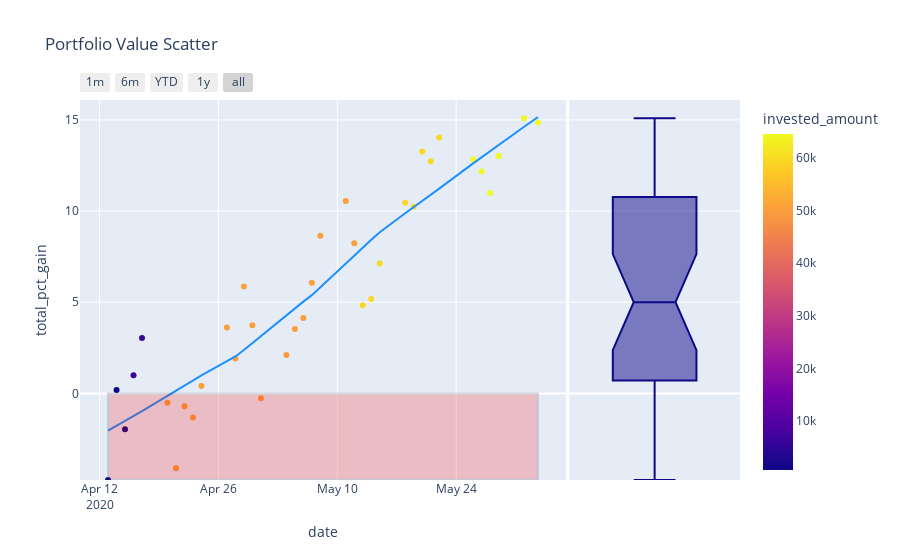

The notebook cell saved with this chart:
### Code cell
min_value = portfolio_aggregated_stats['total_pct_gain'].min()
max_value = portfolio_aggregated_stats['total_pct_gain'].max()

fig = px.scatter(portfolio_aggregated_stats, 
                 x="date", y="total_pct_gain", 
                 trendline="lowess",
                 hover_data=['invested_amount', 'market_value', 'unrealized_gain', 
                             'unrealized_pct_gain', 'realized_gain', 'realized_pct_gain', 
                             'total_gain', 'total_pct_gain'],
                 marginal_y='box',
                 color='invested_amount',
                 range_y=[min_value, max_value+1],
                 trendline_color_override='dodgerblue',
                 title='Portfolio Value Scatter')
fig.update_xaxes(
    rangeselector=dict(
        buttons=list([
            dict(count=1, label="1m", step="month", stepmode="backward"),
            dict(count=6, label="6m", step="month", stepmode="backward"),
            dict(count=1, label="YTD", step="year", stepmode="todate"),
            dict(count=1, label="1y", step="year", stepmode="backward"),
            dict(step="all")
        ])
    )
)
fig.add_shape(
        # Rectangle reference to the axes
            type="rect",
            xref="x",
            yref="y",
            x0=first_date,
            y0=min_value,
            x1=last_date,
            y1=0,
            opacity=0.2,
            fillcolor="Red",
        )
fig.write_image("images/portfolio_value_scatter.pdf")
fig.show()

### Figure 1 — Plotly figure (JSON) as saved in the notebook; plotly's stock layout.template omitted (floating-point values rounded to 4 significant figures; data arrays with more than 128 entries replaced by an {"elided": "..."} marker saying what was removed)
{"data": [{"customdata": {"elided": "36x8 float values"}, "hovertemplate": "date=%{x}<br>total_pct_gain=%{customdata[7]}<br>invested_amount=%{marker.color}<br>market_value=%{customdata[1]}<br>unrealized_gain=%{customdata[2]}<br>unrealized_pct_gain=%{customdata[3]}<br>realized_gain=%{customdata[4]}<br>realized_pct_gain=%{customdata[5]}<br>total_gain=%{customdata[6]}<extra></extra>", "legendgroup": "", "marker": {"color": [679.6, 679.6, 679.6, 6219.0, 6219.0, 50280.0, 50280.0, 50280.0, 50280.0, 50280.0, 50280.0, 50280.0, 50280.0, 50280.0, 50280.0, 50280.0, 50280.0, 50280.0, 50280.0, 50280.0, 50280.0, 50280.0, 59560.0, 59560.0, 59560.0, 59560.0, 59560.0, 59560.0, 59560.0, 59560.0, 64510.0, 64510.0, 64510.0, 64510.0, 64510.0, 64510.0], "coloraxis": "coloraxis", "symbol": "circle"}, "mode": "markers", "name": "", "showlegend": false, "type": "scatter", "x": ["2020-04-13T00:00:00", "2020-04-14T00:00:00", "2020-04-15T00:00:00", "2020-04-16T00:00:00", "2020-04-17T00:00:00", "2020-04-20T00:00:00", "2020-04-21T00:00:00", "2020-04-22T00:00:00", "2020-04-23T00:00:00", "2020-04-24T00:00:00", "2020-04-27T00:00:00", "2020-04-28T00:00:00", "2020-04-29T00:00:00", "2020-04-30T00:00:00", "2020-05-01T00:00:00", "2020-05-04T00:00:00", "2020-05-05T00:00:00", "2020-05-06T00:00:00", "2020-05-07T00:00:00", "2020-05-08T00:00:00", "2020-05-11T00:00:00", "2020-05-12T00:00:00", "2020-05-13T00:00:00", "2020-05-14T00:00:00", "2020-05-15T00:00:00", "2020-05-18T00:00:00", "2020-05-19T00:00:00", "2020-05-20T00:00:00", "2020-05-21T00:00:00", "2020-05-22T00:00:00", "2020-05-26T00:00:00", "2020-05-27T00:00:00", "2020-05-28T00:00:00", "2020-05-29T00:00:00", "2020-06-01T00:00:00", "2020-06-02T15:02:47"], "xaxis": "x", "y": [-4.75, 0.18, -1.97, 1, 3.04, -0.52, -4.11, -0.7, -1.32, 0.4, 3.61, 1.92, 5.86, 3.74, -0.26, 2.11, 3.53, 4.13, 6.07, 8.65, 10.55, 8.24, 4.83, 5.18, 7.12, 10.45, 10.23, 13.27, 12.73, 14.03, 12.84, 12.17, 10.99, 13.02, 15.09, 14.85], "yaxis": "y"}, {"alignmentgroup": "True", "customdata": {"elided": "36x8 float values"}, "hovertemplate": "total_pct_gain=%{customdata[7]}<br>invested_amount=%{customdata[0]}<br>market_value=%{customdata[1]}<br>unrealized_gain=%{customdata[2]}<br>unrealized_pct_gain=%{customdata[3]}<br>realized_gain=%{customdata[4]}<br>realized_pct_gain=%{customdata[5]}<br>total_gain=%{customdata[6]}<extra></extra>", "legendgroup": "", "marker": {"color": "#0d0887", "symbol": "circle"}, "name": "", "notched": true, "offsetgroup": "", "showlegend": false, "type": "box", "xaxis": "x2", "y": [-4.75, 0.18, -1.97, 1, 3.04, -0.52, -4.11, -0.7, -1.32, 0.4, 3.61, 1.92, 5.86, 3.74, -0.26, 2.11, 3.53, 4.13, 6.07, 8.65, 10.55, 8.24, 4.83, 5.18, 7.12, 10.45, 10.23, 13.27, 12.73, 14.03, 12.84, 12.17, 10.99, 13.02, 15.09, 14.85], "yaxis": "y2"}, {"hovertemplate": "<b>LOWESS trendline</b><br><br>date=%{x}<br>total_pct_gain=%{y} <b>(trend)</b><extra></extra>", "legendgroup": "", "line": {"color": "dodgerblue"}, "marker": {"symbol": "circle"}, "mode": "lines", "name": "", "showlegend": false, "type": "scatter", "x": ["2020-04-13T00:00:00", "2020-04-14T00:00:00", "2020-04-15T00:00:00", "2020-04-16T00:00:00", "2020-04-17T00:00:00", "2020-04-20T00:00:00", "2020-04-21T00:00:00", "2020-04-22T00:00:00", "2020-04-23T00:00:00", "2020-04-24T00:00:00", "2020-04-27T00:00:00", "2020-04-28T00:00:00", "2020-04-29T00:00:00", "2020-04-30T00:00:00", "2020-05-01T00:00:00", "2020-05-04T00:00:00", "2020-05-05T00:00:00", "2020-05-06T00:00:00", "2020-05-07T00:00:00", "2020-05-08T00:00:00", "2020-05-11T00:00:00", "2020-05-12T00:00:00", "2020-05-13T00:00:00", "2020-05-14T00:00:00", "2020-05-15T00:00:00", "2020-05-18T00:00:00", "2020-05-19T00:00:00", "2020-05-20T00:00:00", "2020-05-21T00:00:00", "2020-05-22T00:00:00", "2020-05-26T00:00:00", "2020-05-27T00:00:00", "2020-05-28T00:00:00", "2020-05-29T00:00:00", "2020-06-01T00:00:00", "2020-06-02T15:02:47"], "xaxis": "x", "y": [-2.043, -1.78, -1.514, -1.245, -0.973, -0.1357, 0.1468, 0.4288, 0.7087, 0.9853, 1.776, 2.027, 2.378, 2.759, 3.154, 4.288, 4.68, 5.033, 5.389, 5.815, 7.084, 7.534, 7.988, 8.421, 8.839, 9.88, 10.21, 10.54, 10.89, 11.23, 12.62, 12.96, 13.3, 13.63, 14.62, 15.15], "yaxis": "y"}], "layout": {"coloraxis": {"colorbar": {"title": {"text": "invested_amount"}}, "colorscale": [[0, "#0d0887"], [0.1111, "#46039f"], [0.2222, "#7201a8"], [0.3333, "#9c179e"], [0.4444, "#bd3786"], [0.5556, "#d8576b"], [0.6667, "#ed7953"], [0.7778, "#fb9f3a"], [0.8889, "#fdca26"], [1, "#f0f921"]]}, "legend": {"tracegroupgap": 0}, "shapes": [{"fillcolor": "Red", "opacity": 0.2, "type": "rect", "x0": "2020-04-13T00:00:00+00:00", "x1": "2020-06-02T15:02:47+00:00", "xref": "x", "y0": -4.75, "y1": 0, "yref": "y"}], "title": {"text": "Portfolio Value Scatter"}, "xaxis": {"anchor": "y", "domain": [0, 0.7363], "rangeselector": {"buttons": [{"count": 1, "label": "1m", "step": "month", "stepmode": "backward"}, {"count": 6, "label": "6m", "step": "month", "stepmode": "backward"}, {"count": 1, "label": "YTD", "step": "year", "stepmode": "todate"}, {"count": 1, "label": "1y", "step": "year", "stepmode": "backward"}, {"step": "all"}]}, "title": {"text": "date"}}, "xaxis2": {"anchor": "y2", "domain": [0.7413, 1], "matches": "x2", "rangeselector": {"buttons": [{"count": 1, "label": "1m", "step": "month", "stepmode": "backward"}, {"count": 6, "label": "6m", "step": "month", "stepmode": "backward"}, {"count": 1, "label": "YTD", "step": "year", "stepmode": "todate"}, {"count": 1, "label": "1y", "step": "year", "stepmode": "backward"}, {"step": "all"}]}, "showgrid": false, "showline": false, "showticklabels": false, "ticks": ""}, "yaxis": {"anchor": "x", "domain": [0, 1], "range": [-4.75, 16.09], "title": {"text": "total_pct_gain"}}, "yaxis2": {"anchor": "x2", "domain": [0, 1], "matches": "y", "showgrid": true, "showticklabels": false}}}
